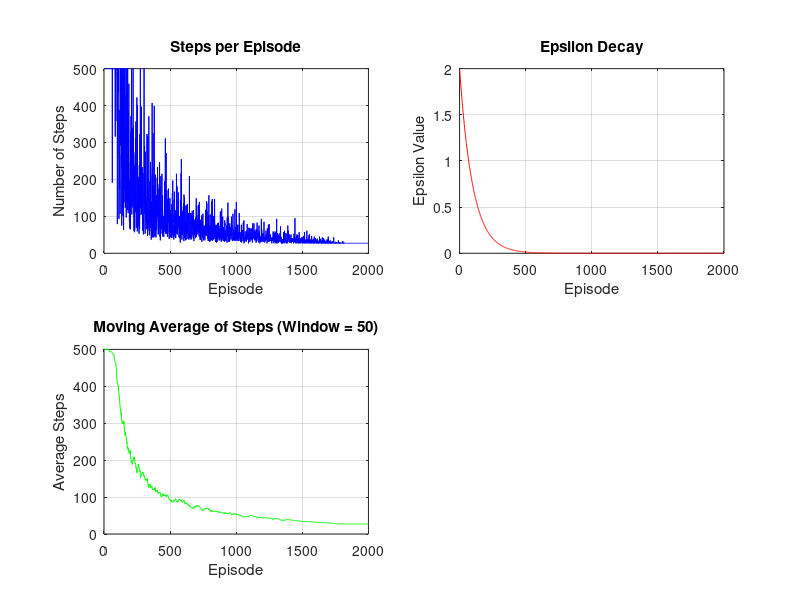

The MATLAB source for this figure:
%load("Qfile3d.mat");
Results=[];
qtable=zeros(1000,6); % 10x10x10 states, 6 possible actions
Ep=2.0;

for e=1:2000%エピソード
    x=0;y=0;z=0;%初期座標(3D)
    for I=1:500 %試す回数(増やす because 3D is more complex)
        s=100*z + 10*x + y + 1;%状態(3D)
        R=-0.1;%報酬
        if(rand()*10<Ep)
          action=randperm(6,1);%行動を選ぶ(6方向)
        else
            [U,action]=max(qtable(s,:));
        end
        switch(action)
            case 1 %右
                 x=x+1;
                 if(x>9)x=4; R=-10;end
            case 2 %左
                x=x-1;
                if(x<0)x=0; R=-10; end
            case 3 %前
                 y=y+1;
                 if(y>9)y=4; R=-10;end
            case 4 %後
                y=y-1;
                if(y<0)y=0; R=-10; end
            case 5 %上
                z=z+1;
                if(z>9)z=4; R=-10;end
            case 6 %下
                z=z-1;
                if(z<0)z=0; R=-10; end
        end
        sn=100*z + 10*x + y + 1;%次の状態(3D)
        if(sn==1000) % Goal at (9,9,9)
            R=10;
        end

        % Update Q
        qtable(s,action)=0.9*qtable(s,action)+0.1*(R+0.9*max(qtable(sn,:)));
        %Qテーブルの更新
        if(x==9 && y==9 && z==9)
            break;
        end
    end
    Ep=Ep*0.99;
    Results(end+1,:)=[e, I, Ep];
end
%save("Qfile3d.mat",'qtable')

% Plot the results
figure('Position', [100, 100, 1200, 800]);

% Plot 1: Number of steps per episode
subplot(2,2,1);
plot(Results(:,1), Results(:,2), 'b-');
title('Steps per Episode');
xlabel('Episode');
ylabel('Number of Steps');
grid on;

% Plot 2: Epsilon decay
subplot(2,2,2);
plot(Results(:,1), Results(:,3), 'r-');
title('Epsilon Decay');
xlabel('Episode');
ylabel('Epsilon Value');
grid on;

% Plot 3: Moving average of steps
subplot(2,2,3);
window = 50; % Window size for moving average
movingAvg = movmean(Results(:,2), window);
plot(Results(:,1), movingAvg, 'g-');
title(['Moving Average of Steps (Window = ' num2str(window) ')']);
xlabel('Episode');
ylabel('Average Steps');
grid on;


